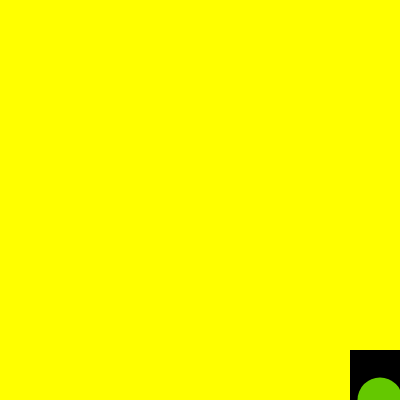
Frame 1 (no input)
Frame 60 (no input): identical to frame 1, image omitted
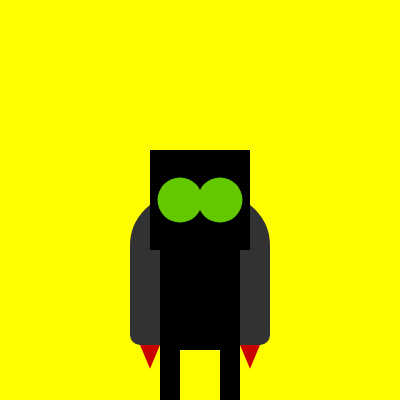
Frame 120 (the mouse pressed at the canvas centre since frame 60)

The p5.js sketch that drew these frames (run headless with seeded random() and noise() and a simulated clock; from frame 60 on, the mouse is pressed at the canvas centre):

// p5.js sketch
// ── sketch.js
// Hér kemur kóðinn þinn:

function setup(){
    createCanvas(400,400);

    rectMode(CENTER);
    noStroke();
}

function draw(){
    background(255,255,0);
    figure(width-mouseX,height-mouseY,100,100,random(73,130));
}

function figure(x,y,lengd,haed,fire){


    //jet
    fill(50);
    rect(x,y+70*haed/100,lengd*1.4,haed*1.5,50,50,10,10);
    fill(200,0,0)
    triangle(x-40*lengd/100,y+145*haed/100,x-60*lengd/100,y+145*haed/100,x-50*lengd/100,y+200*fire/100);
    triangle(x+40*lengd/100,y+145*haed/100,x+60*lengd/100,y+145*haed/100,x+50*lengd/100,y+200*fire/100);

    //haus
    fill(0);
    rect(x,y,lengd,haed);
    fill(100,200,0);
    ellipse(x+0.2*lengd,y,lengd*0.45,haed*0.45);
    ellipse(x-0.2*lengd,y,lengd*0.45,haed*0.45);

    //búkur
    fill(0);
    rect(x,y+100*haed/100,lengd-10*lengd/50,haed);

    //LFótur
    rect(x-30*lengd/100,y+200*haed/100,lengd*0.2,haed)

    //RFótur
    rect(x+30*lengd/100,y+200*haed/100,lengd*0.2,haed)
}
